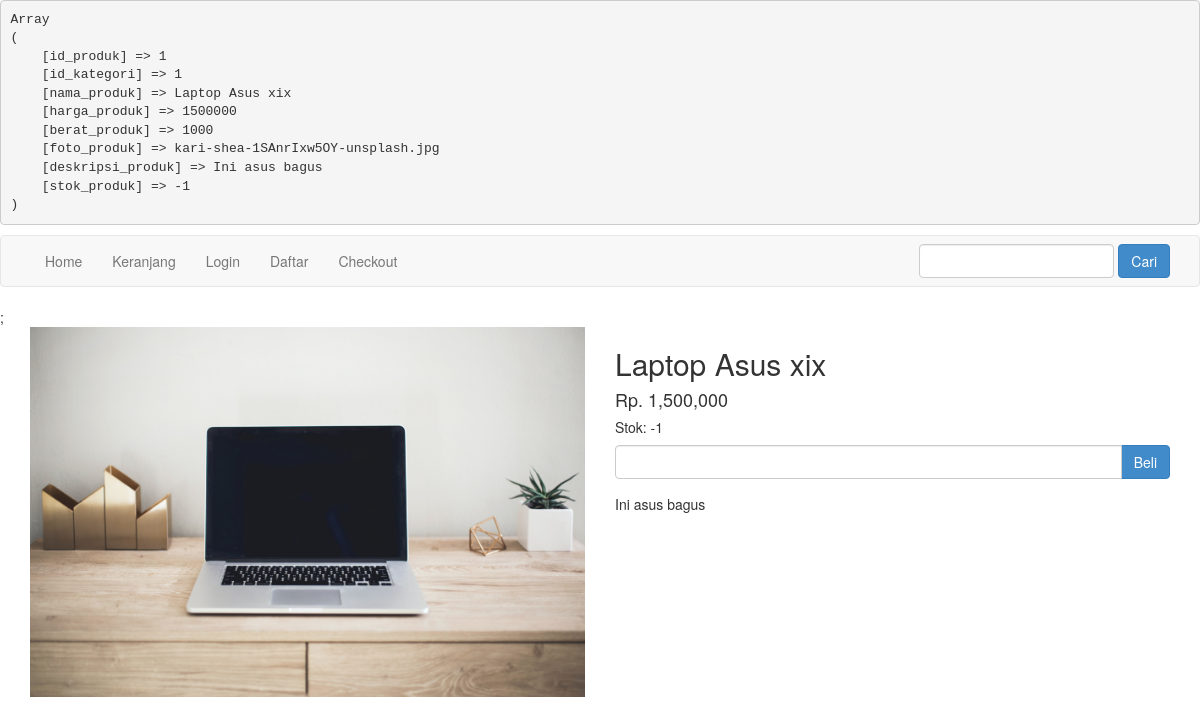
Screenshot of /detail.php?id=1 with the database file from the repository.
### tables this page shows
CREATE TABLE `produk` (
  `id_produk` int(11) NOT NULL,
  `id_kategori` int(5) NOT NULL,
  `nama_produk` varchar(100) NOT NULL,
  `harga_produk` int(11) NOT NULL,
  `berat_produk` int(11) NOT NULL,
  `foto_produk` varchar(100) NOT NULL,
  `deskripsi_produk` text NOT NULL,
  `stok_produk` int(5) NOT NULL
);

### detail.php (the view, shortened to what this page needs)
<?php include 'koneksi.php'; ?>
<?php
$id_produk = $_GET["id"];
$ambil = $koneksi->query("SELECT * FROM produk WHERE id_produk ='$id_produk'");
$detail = $ambil->fetch_assoc();
echo "<pre>";
print_r($detail);
echo "</pre>";
?>
<!DOCTYPE html>
<html lang="en">
<head>
    <link rel="stylesheet" href="admin/assets/css/bootstrap.css">
</head>
<body>
    <?php include 'menu.php' ?>;
    <section class="kontent">
        <div class="container">
            <div class="row">
                <div class="col-md-6">
                    <img src="foto_produk/<?php echo $detail["foto_produk"]; ?>" class="img-responsive">
                </div>
                <div class="col-md-6">
                    <h2><?php echo $detail["nama_produk"] ?></h2>
                    <h4>Rp. <?php echo number_format($detail["harga_produk"]); ?></h4>
                    <h5>Stok: <?php echo $detail['stok_produk'] ?></h5>
                    <form method="post">
                        <div class="form-group">
                            <div class="input-group">
                                <input type="number" min="1" class="form-control" name="jumlah" max="
                                <?php echo $detail['stok_produk'] ?>">
                                <div class="input-group-btn">
                                    <button class="btn btn-primary" name="beli">Beli</button>
                                </div>
                            </div>
                        </div>
                    </form>
                    <p><?php echo $detail["deskripsi_produk"]; ?></p>
                </div>
            </div>
        </div>
    </section>
</body>
</html>

### rows the page displays
produk: foto_produk (picture), nama_produk "Laptop Asus xix", harga_produk "1,500,000", stok_produk "-1", deskripsi_produk "Ini asus bagus"
